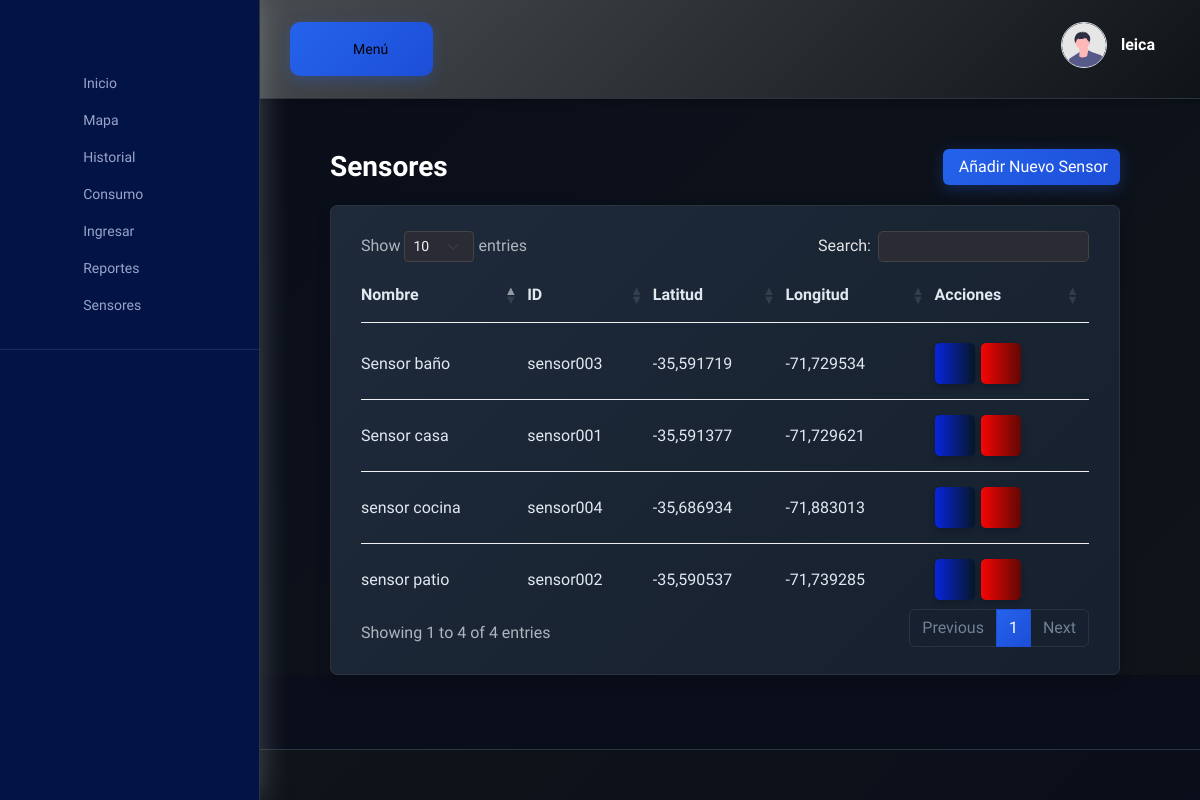
The page /sensores/ (signed in) on the database its author committed.
### sensores/models.py (models this page shows, shortened)
class Dispositivo(models.Model):
    usuario = models.ForeignKey(Usuario, on_delete=models.CASCADE, related_name="dispositivos")
    id_dispositivo_mqtt = models.CharField(max_length=100, unique=True, help_text="El ID único usado en los mensajes MQTT")
    nombre = models.CharField(max_length=100, blank=True)
    limite_flujo_excesivo = models.FloatField(null=True, blank=True)
    latitud = models.FloatField(null=True, blank=True)
    longitud = models.FloatField(null=True, blank=True)

### sensores/views.py (the view)
# urls.py: path('sensores/', sensores_views.lista_sensores_view, name='lista_sensores'),
@login_required
def lista_sensores_view(request):
    sensores = Dispositivo.objects.filter(usuario__usuario=request.user)
    context = {
        'sensores': sensores
    }
    return render(request, 'sensores/dashboard_sensores.html', context)

### templates/sensores/dashboard_sensores.html (shortened to what this page needs)
{% extends "base/base_dashboard.html" %}
{% load static %}
{% block page_styles %}
  <link rel="stylesheet" href="https://cdn.datatables.net/1.13.6/css/dataTables.bootstrap5.min.css" />
{% endblock %}
{% block dashboard_content %}
  <div class="title-wrapper pt-30 mb-20 d-flex justify-content-between align-items-center">
    <div class="row align-items-center">
      <div class="col-md-12">
        <h2>Sensores</h2>
      </div>
    </div>
    <a href="{% url 'ingreso_pagina' %}" class="btn btn-primary">
       Añadir Nuevo Sensor
    </a>
  </div>
  <div class="card-style">
    <div class="card-body">
      <div class="table-responsive">
        <table id="sensoresTabla" class="table table-hover">
          <thead>
            <tr>
              <th>Nombre</th>
              <th>ID</th>
              <th>Latitud</th>
              <th>Longitud</th>
              <th>Acciones</th>
            </tr>
          </thead>
          <tbody>
            {% for sensor in sensores %}
            <tr>
              <td>{{ sensor.nombre|default:"Sin Nombre" }}</td>
              <td>{{ sensor.id_dispositivo_mqtt }}</td>
              <td>{{ sensor.latitud|default:"N/A" }}</td>
              <td>{{ sensor.longitud|default:"N/A" }}</td>
              <td>
                <a href="{% url 'editar_sensor' id_mqtt=sensor.id_dispositivo_mqtt %}" class="btn btn-artista-azul" style="margin-right: 3px;" title="Editar">
                </a>
                <a href="{% url 'eliminar_sensor' id_mqtt=sensor.id_dispositivo_mqtt %}" class="btn btn-artista-rojo" title="Eliminar">
                </a>
              </td>
            </tr>
            {% endfor %}
          </tbody>
        </table>
      </div>
    </div>
  </div>
{% endblock %}

### templates/base/base_dashboard.html (shortened to what this page needs)
{% load static %}
<!DOCTYPE html>
<html lang="es">
<head>
    <link rel="stylesheet" href="{% static 'assets/css/bootstrap.min.css' %}" />
    <link href="https://cdn.lineicons.com/4.0/lineicons.css" rel="stylesheet" />
    <link rel="stylesheet" href="{% static 'assets/css/main.css' %}" />
    <link rel="stylesheet" href="{% static 'css/dashboard-dark-blue.css' %}" />
    <link rel="stylesheet" href="{% static 'estilocss/style.css' %}" />
    {% block page_styles %}{% endblock %}
</head>
<body>
  <aside class="sidebar-nav-wrapper">
    <div class="sidebar-logo">
        <nav class="sidebar-nav">
          <ul>
            {% if request.user.usuario.membresias.all.count > 0 %}
              <li class="nav-item">
                  <a href="{% url 'empresa_inicio' %}">
                      <span class="icon"><i class="lni lni-apartment"></i></span>
                      <span class="text">Inicio Empresa</span>
                  </a>
              </li>
              <li class="nav-item">
                  <a href="{% url 'empresa_mapa_general' %}">
                      <span class="icon"><i class="lni lni-map-marker"></i></span>
                      <span class="text">Mapa General</span>
                  </a>
              </li>
              <li class="nav-item">
                  <a href="{% url 'empresa_lista_clientes' %}">
                      <span class="icon"><i class="lni lni-users"></i></span>
                      <span class="text">Lista de Clientes</span>
                  </a>
              </li>
              <li class="nav-item">
                  <a href="{% url 'empresa_crear_cliente' %}">
                      <span class="icon"><i class="lni lni-plus"></i></span>
                      <span class="text">Registrar Cliente</span>
                  </a>
              </li>
              <li class="nav-item">
                <a href="{% url 'empresa_facturacion' %}">
                    <span class="icon"><i class="lni lni-revenue"></i></span>
                    <span class="text">Facturación</span>
                </a>
              </li>
              <li class="nav-item">
                  <a href="{% url 'empresa_configuracion_tarifas' %}">
                      <span class="icon"><i class="lni lni-cog"></i></span>
                      <span class="text">Configurar Tarifas</span>
                  </a>
              </li>
          {% else %}
          <li class="nav-item">
              <a href="{% url 'post_login' %}">
                  <span class="icon"></span>
                  <span class="text">Inicio</span>
              </a>
          </li>
          <li class="nav-item">
              <a href="{% url 'mapa_pagina' %}">
                  <span class="icon"></span>
                  <span class="text">Mapa</span>
              </a>
          </li>
          <li class="nav-item">
              <a href="{% url 'historial_pagina' %}">
                  <span class="icon"></span>
                  <span class="text">Historial</span>
              </a>
          </li>
          <li class="nav-item">
              <a href="{% url 'consumo_pagina' %}">
                  <span class="icon"></span>
                  <span class="text">Consumo</span>
              </a>
          </li>
          <li class="nav-item">
              <a href="{% url 'ingreso_pagina' %}">
                  <span class="icon"></span>
                  <span class="text">Ingresar</span>
              </a>
          </li>
          <li class="nav-item">
              <a href="{% url 'reportes_pagina' %}">
                  <span class="icon"></span>
                  <span class="text">Reportes</span>
              </a>
          </li>
          <li class="nav-item">
            <a href="{% url 'lista_sensores' %}"> <span class="icon"></span>
                <span class="text">Sensores</span>
            </a>
          </li>
        {% endif %}
      </ul>
    </nav>
  </aside>
  <main class="main-wrapper">
    <header class="header">
      <div class="container-fluid">
        <div class="row">
          <div class="col-lg-5 col-md-5 col-6">
            <div class="header-left d-flex align-items-center">
              <button style="border-radius: 10px;" id="menu-toggle" class="main-btn rounded-10" aria-label="Alternar menú" aria-expanded="false">
                 Menú
              </button>
            </div>
          </div>
          <div class="col-lg-7 col-md-7 col-6">
            <div class="header-right">
              <div class="profile-box">
                <button class="dropdown-toggle bg-transparent border-0" type="button" id="profile" data-bs-toggle="dropdown" aria-haspopup="true" aria-expanded="false" aria-label="Abrir menú de perfil">
                  <div class="profile-info">
                    <div class="info">
                      <div class="image">
                        <img src="{% static 'img/undraw_profile.svg' %}" alt="Profile" />
                      </div>
                      <div>
                        <h6>{{user.username}}</h6>
                      </div>
                    </div>
                  </div>
                </button>
              </div>
            </div>
          </div>
        </div>
      </div>
    </header>
    <section class="section">
      <div class="container-fluid">
        <div class="main-content">
          <div class="container-fluid">
            {% block dashboard_content %}
            {% endblock %}
          </div>
        </div>
      </div>
    </section>
    <footer class="footer">
    </footer>
  </main>
</body>
</html>

### static/css/dashboard-dark-blue.css (style rules this page uses)
body { background: #0a0e1a; color: #e0e8f0; }
.section { background: linear-gradient(135deg, #0a0e1a 0%, #0f1419 100%); }
.sidebar-nav-wrapper { background: linear-gradient(180deg, #1a2332 0%, #0f1419 100%); border-right: 1px solid #2a3441; }
.header { background: linear-gradient(135deg, #484b4f 0%, #0f1419 100%); border-bottom: 1px solid #2a3441; box-shadow: 0 2px 10px rgba(0,0,0,0.3); }
.icon-card, .card-style { background: linear-gradient(135deg, #1e2a3a 0%, #16202e 100%); border: 1px solid #2a3441; box-shadow: 0 4px 15px rgba(0,0,0,0.2); }
.btn-primary { background: linear-gradient(135deg, #2563eb 0%, #1d4ed8 100%); border: none; box-shadow: 0 4px 15px rgba(37,99,235,0.3); }
h2, h3, h4, h5, h6 { color: #e0e8f0; }
.footer { background: linear-gradient(135deg, #0f1419 0%, #0a0e1a 100%); border-top: 1px solid #2a3441; }
.main-btn { background: linear-gradient(135deg, #2563eb 0%, #1d4ed8 100%); border: none; box-shadow: 0 4px 15px rgba(37,99,235,0.3); }
.card-body, .card-body p { color: #e3e3e3; }
h1, h2, h3, h4, h5, h6, .card-title, .card-header h6 { color: #ffffff; }

### static/estilocss/style.css (style rules this page uses)
.btn-artista-azul { position: relative; display: inline-block; padding: 10px 20px; font-size: 14px; font-weight: 600; color: white; text-align: center; text-decoration: none; background: linear-gradient(90deg, #0825df, #051627); border: none; border-radius: 5px; overflow: hidden; cursor: pointer; transition: all 0.3s ease; box-shadow: 0 4px 6px rgba(0, 0, 0, 0.2); }
.btn-artista-rojo { position: relative; display: inline-block; padding: 10px 20px; font-size: 14px; font-weight: 600; color: white; text-align: center; text-decoration: none; background: linear-gradient(90deg, #f70505, #600803); border: none; border-radius: 5px; overflow: hidden; cursor: pointer; transition: all 0.3s ease; box-shadow: 0 4px 6px rgba(0, 0, 0, 0.2); }

### templates/base/base_dashboard.html (style rules this page uses)
.sidebar-nav-wrapper { position: fixed; top: 0; left: 0; height: 100vh; overflow-y: auto; width: 260px; background: #021446; z-index: 999; }
.section { padding-top: 20px; }

### templates/sensores/dashboard_sensores.html (style rules this page uses)
.table { color: #e0e8f0; }

### rows shown on the page
Dispositivo: nombre "Sensor casa", id_dispositivo_mqtt "sensor001", latitud "-35,591377", longitud "-71,729621"
Dispositivo: nombre "sensor patio", id_dispositivo_mqtt "sensor002", latitud "-35,590537", longitud "-71,739285"
Dispositivo: nombre "Sensor baño", id_dispositivo_mqtt "sensor003", latitud "-35,591719", longitud "-71,729534"
Dispositivo: nombre "sensor cocina", id_dispositivo_mqtt "sensor004", latitud "-35,686934", longitud "-71,883013"

### other values the page prints
{{ user.username }} "leica"
